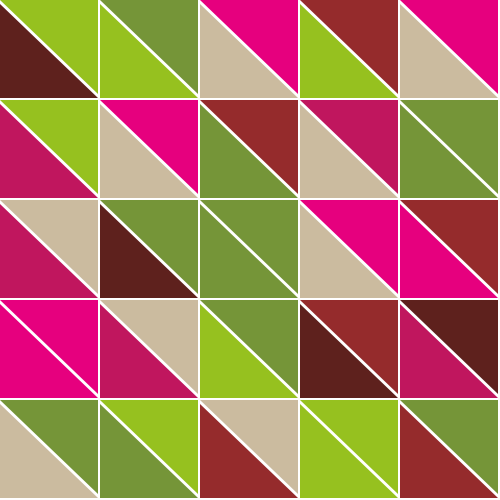
Frame 1 (no input)
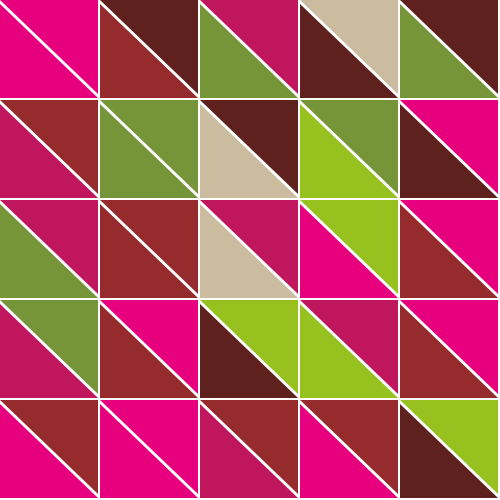
Frame 60 (the mouse pressed at the canvas centre just before this capture)
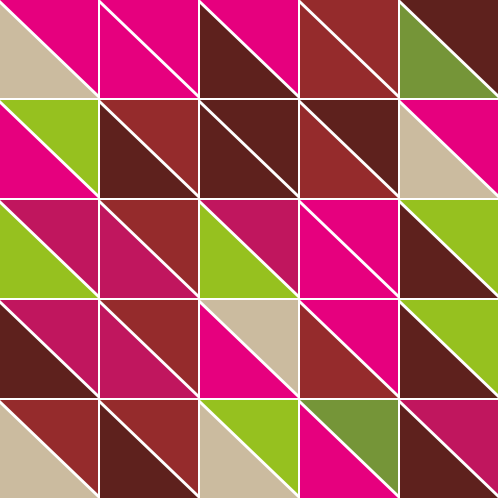
Frame 120 (the mouse held since frame 60 and released just before this capture)

The Processing sketch that drew these frames (run headless with seeded random() and noise(); from frame 60 on, the mouse is pressed at the canvas centre):

// Processing sketch: processing_149937
// ── processing_149937.pde

//Degree Show 2014//
//Triangle Flipper//
int Spacing = 98;
int XPos = 0;
int YPos= 0;
//RGB versions need array format change
//green(149,193,31) 96c11f
//GreenGrey (117,151,56) 759738
//grey (203,187,159) cbbb9f
//Pink (230,0,126) e6007e
//Maroon (149,43,44) 952b2c
//Brown (94,33,29) 5e211d
//PinkDark (192,22,94) c0165e
color[] mycolors = {#759538,#96c11f,#cbbb9f,#e6007e,#5e211d
,#952b2c,#c0165e};
 
 
//int myc = mycolors [int(random(0,33))];
 
 
void setup() {
  size(500,500);
  colorMode(HSB);
  textAlign(CENTER);
  textSize(24);
  text("Press S to save an image.",250,250);
}

void draw() {
  background(255);
  noStroke();
  for(int XPos=0;XPos<500;XPos=XPos+100) {
    for (int YPos=0;YPos<500;YPos=YPos+100) {
      fill(mycolors [int(random(0,7))]);
      triangle(XPos, YPos+4, XPos, YPos+Spacing, XPos+Spacing, YPos+Spacing);
      fill(mycolors [int(random(0,7))]);
      triangle(XPos, YPos, XPos+Spacing, YPos, XPos+Spacing, YPos+Spacing-4);
    }
  }
}
